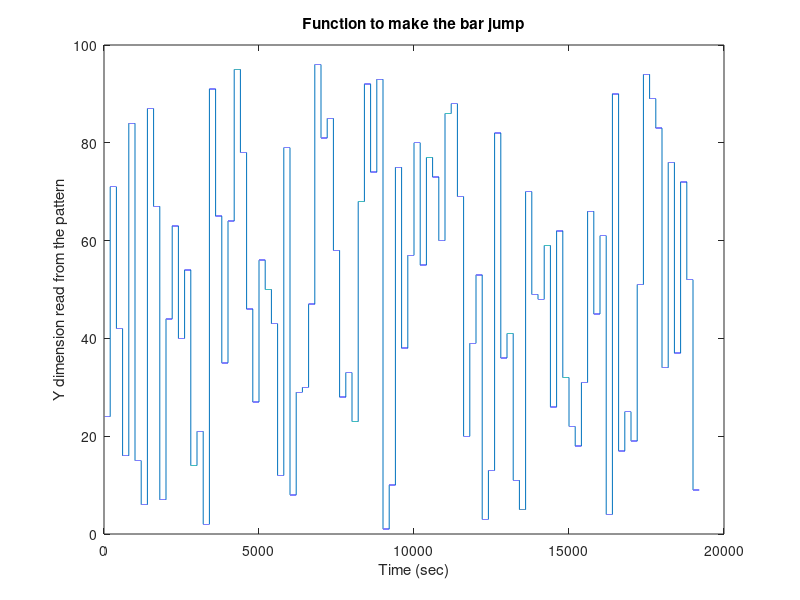

MATLAB code for this plot:
% Make function to make a bar jump

%Create the function
PositionArray = randperm(96); %create a vector with random positions from 1 to 96
PatternSpeed = 5; %This is the speed of the pattern in Hz
NumSecStillPattern = 200; %How many seconds we want the bar not to jump for
NumFramesStillPattern = PatternSpeed*NumSecStillPattern; %number of frames where the pattern won't jump (5000 to make it 100 s at 50 Hz)
Position = repmat(PositionArray,NumFramesStillPattern,1); %Create the position function by repeating each position for 100 s
func = reshape(Position,[1,(size(Position,1))*(size(Position,2))]); %Reshape to get the vector we need

%Visualize it
time = linspace(0,NumSecStillPattern*96,size(func,2));
figure, plot(time,func)
xlabel('Time (sec)'); ylabel('Y dimension read from the pattern');
title('Function to make the bar jump');

save('200secfunction5Hz.mat','time','func');

%% SAVE position function place to be put on the SD card:
% place to save patterns to be put on the SD card:
 directory_name = 'C:\Users\Wilson\Desktop\panels-matlab_071618\functions\mel360_36panels';
 str_x = [directory_name '\position_function_bar_jump_every_' num2str(NumSecStillPattern) 'sec_5Hz']; 
 save(str_x, 'func'); 